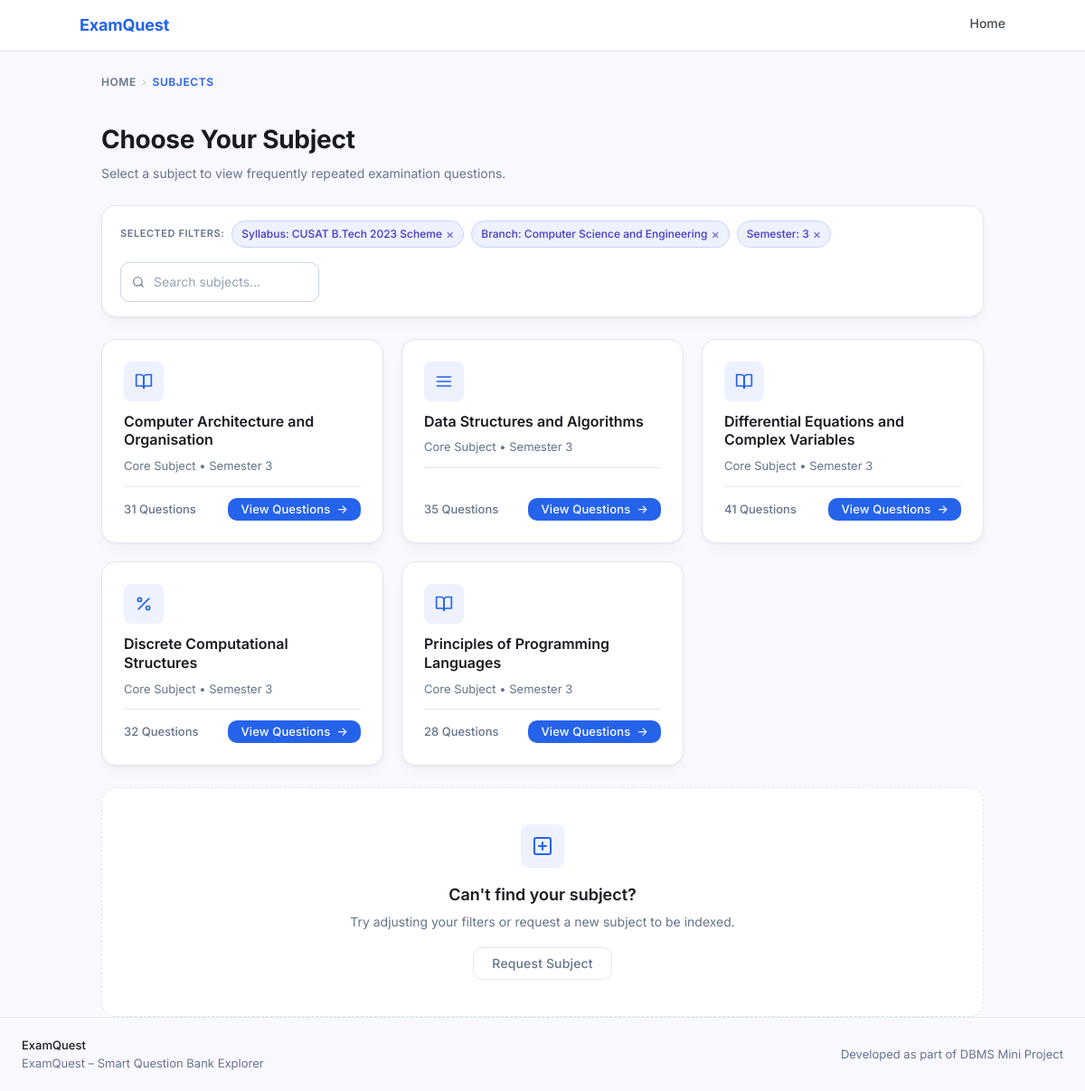
Page /subject.php?syllabus_id=1&branch_id=2&semester=3 on the committed database.
### tables this page shows
CREATE TABLE syllabus (
    syllabus_id     INT AUTO_INCREMENT PRIMARY KEY,
    regulation_year VARCHAR(100) NOT NULL
);

CREATE TABLE branch (
    branch_id   INT AUTO_INCREMENT PRIMARY KEY,
    branch_name VARCHAR(100) NOT NULL
);

CREATE TABLE subject (
    subject_id   INT AUTO_INCREMENT PRIMARY KEY,
    subject_name VARCHAR(200) NOT NULL,
    semester     VARCHAR(10)  NOT NULL,
    subject_type VARCHAR(50)  NOT NULL DEFAULT 'Core Subject',
    syllabus_id  INT NOT NULL,
    branch_id    INT NOT NULL,
    UNIQUE KEY uq_subject (subject_name(150), semester, syllabus_id, branch_id),
    FOREIGN KEY (syllabus_id) REFERENCES syllabus(syllabus_id) ON DELETE CASCADE,
    FOREIGN KEY (branch_id)   REFERENCES branch(branch_id)     ON DELETE CASCADE
);

### subject.php (the view, shortened to what this page needs)
<?php
require_once 'db.php';
$syllabus_id = intval($_GET['syllabus_id'] ?? 0);
$branch_id   = intval($_GET['branch_id']   ?? 0);
$semester    = trim($_GET['semester']       ?? '');
$stmt = $conn->prepare('SELECT regulation_year FROM syllabus WHERE syllabus_id = ?');
$stmt->bind_param('i', $syllabus_id);
$stmt->execute();
$syllabus_label = $stmt->get_result()->fetch_assoc()['regulation_year'] ?? 'Unknown';
$stmt = $conn->prepare('SELECT branch_name FROM branch WHERE branch_id = ?');
$stmt->bind_param('i', $branch_id);
$stmt->execute();
$branch_label = $stmt->get_result()->fetch_assoc()['branch_name'] ?? 'Unknown';
$stmt = $conn->prepare('
    SELECT s.subject_id, s.subject_name, s.semester, s.subject_type,
           COUNT(q.question_id) AS question_count
    FROM subject s
    LEFT JOIN questions q ON q.subject_id = s.subject_id
    WHERE s.syllabus_id = ? AND s.branch_id = ? AND s.semester = ?
    GROUP BY s.subject_id
    ORDER BY s.subject_name ASC
');
$stmt->bind_param('iis', $syllabus_id, $branch_id, $semester);
$stmt->execute();
$subjects_result = $stmt->get_result();
$subjects = [];
while ($row = $subjects_result->fetch_assoc()) {
    $subjects[] = $row;
}
function getSubjectIconSvg(string $name): string {
    $n = strtolower($name);
    if (str_contains($n, 'formal') || str_contains($n, 'automata') || str_contains($n, 'discrete') || str_contains($n, 'math')) {
        return '<svg xmlns="http://www.w3.org/2000/svg" viewBox="0 0 24 24" fill="none" stroke="currentColor" stroke-width="2" stroke-linecap="round" stroke-linejoin="round"><line x1="19" y1="5" x2="5" y2="19"/><circle cx="6.5" cy="6.5" r="2.5"/><circle cx="17.5" cy="17.5" r="2.5"/></svg>';
    }
    if (str_contains($n, 'data structure') || str_contains($n, 'algorithm')) {
        return '<svg xmlns="http://www.w3.org/2000/svg" viewBox="0 0 24 24" fill="none" stroke="currentColor" stroke-width="2" stroke-linecap="round" stroke-linejoin="round"><line x1="3" y1="12" x2="21" y2="12"/><line x1="3" y1="6" x2="21" y2="6"/><line x1="3" y1="18" x2="21" y2="18"/></svg>';
    }
    return '<svg xmlns="http://www.w3.org/2000/svg" viewBox="0 0 24 24" fill="none" stroke="currentColor" stroke-width="2" stroke-linecap="round" stroke-linejoin="round"><path d="M2 3h6a4 4 0 0 1 4 4v14a3 3 0 0 0-3-3H2z"/><path d="M22 3h-6a4 4 0 0 0-4 4v14a3 3 0 0 1 3-3h7z"/></svg>';
}
?>
<!DOCTYPE html>
<html lang="en">
<head>
    <link rel="stylesheet" href="style.css">
</head>
<body>
<nav class="nav">
    <div class="nav__inner">
        <a href="index.php" class="nav__brand">ExamQuest</a>
        <div class="nav__links">
            <a href="index.php">Home</a>
        </div>
    </div>
</nav>
<main>
    <div class="container">
        <nav class="breadcrumb" aria-label="Breadcrumb">
            <a href="index.php">Home</a>
            <span class="breadcrumb__sep">›</span>
            <span class="breadcrumb__current">Subjects</span>
        </nav>
        <div class="subjects-header">
            <h1>Choose Your Subject</h1>
            <p>Select a subject to view frequently repeated examination questions.</p>
        </div>
        <div class="card filter-bar" style="padding:16px 20px;">
            <div class="filter-bar__left">
                <span class="filter-bar__label">Selected Filters:</span>
                <span class="chip">
                    Syllabus: <?= htmlspecialchars($syllabus_label, ENT_QUOTES, 'UTF-8') ?>
                    <a href="index.php" title="Change syllabus">×</a>
                </span>
                <span class="chip">
                    Branch: <?= htmlspecialchars($branch_label, ENT_QUOTES, 'UTF-8') ?>
                    <a href="index.php" title="Change branch">×</a>
                </span>
                <span class="chip">
                    Semester: <?= htmlspecialchars($semester, ENT_QUOTES, 'UTF-8') ?>
                    <a href="index.php" title="Change semester">×</a>
                </span>
            </div>
            <div class="filter-bar__right">
                <input type="text"
                       id="subjectSearch"
                       class="input input--search"
                       placeholder="Search subjects..."
                       style="width:220px;"
                       aria-label="Search subjects">
            </div>
        </div>
        <?php if (empty($subjects)): ?>
        <div style="text-align:center;padding:60px 24px;color:var(--color-secondary-text);">
            <p style="font-size:16px;margin-bottom:8px;">No subjects available for the selected filters.</p>
            <p style="font-size:14px;">Try going back and selecting a different combination.</p>
            <a href="index.php" class="btn btn--primary" style="margin-top:16px;">← Back to Home</a>
        </div>
        <?php else: ?>
        <div class="subject-grid" id="subjectGrid">
            <?php foreach ($subjects as $subj): ?>
            <div class="card subject-card" data-name="<?= htmlspecialchars(strtolower($subj['subject_name']), ENT_QUOTES, 'UTF-8') ?>">
                <div class="subject-card__icon">
                    <?= getSubjectIconSvg($subj['subject_name']) ?>
                </div>
                <h3 class="subject-card__name"><?= htmlspecialchars($subj['subject_name'], ENT_QUOTES, 'UTF-8') ?></h3>
                <p class="subject-card__meta">
                    <?= htmlspecialchars($subj['subject_type'], ENT_QUOTES, 'UTF-8') ?>
                    &bull; Semester <?= htmlspecialchars($subj['semester'], ENT_QUOTES, 'UTF-8') ?>
                </p>
                <div class="subject-card__divider"></div>
                <div class="subject-card__footer">
                    <span class="subject-card__count"><?= intval($subj['question_count']) ?> Questions</span>
                    <a href="questions.php?subject_id=<?= $subj['subject_id'] ?>&syllabus_id=<?= $syllabus_id ?>&branch_id=<?= $branch_id ?>&semester=<?= urlencode($semester) ?>"
                       class="btn btn--primary btn--sm">
                        View Questions &nbsp;→
                    </a>
                </div>
            </div>
            <?php endforeach; ?>
        </div>
        <?php endif; ?>
        <div class="card card--dashed empty-state">
            <div class="empty-state__icon">
                <svg xmlns="http://www.w3.org/2000/svg" viewBox="0 0 24 24" fill="none" stroke="currentColor" stroke-width="2" stroke-linecap="round" stroke-linejoin="round"><rect x="3" y="3" width="18" height="18" rx="2"/><line x1="12" y1="8" x2="12" y2="16"/><line x1="8" y1="12" x2="16" y2="12"/></svg>
            </div>
            <h3>Can't find your subject?</h3>
            <p>Try adjusting your filters or request a new subject to be indexed.</p>
            <a href="index.php" class="btn btn--outline">Request Subject</a>
        </div>
    </div>
</main>
<footer class="footer">
    <div>
        <div class="footer__brand">ExamQuest</div>
        <div class="footer__tagline">ExamQuest – Smart Question Bank Explorer</div>
    </div>
    <div class="footer__tagline">Developed as part of DBMS Mini Project</div>
</footer>
</body>
</html>

### rows in the picture
syllabus: regulation_year "CUSAT B.Tech 2023 Scheme"
branch: branch_name "Computer Science and Engineering"
subject: subject_name "Computer Architecture and Organisation", subject_type "Core Subject", semester "3", question_count "31"
subject: subject_name "Data Structures and Algorithms", subject_type "Core Subject", semester "3", question_count "35"
subject: subject_name "Differential Equations and Complex Variables", subject_type "Core Subject", semester "3", question_count "41"
subject: subject_name "Discrete Computational Structures", subject_type "Core Subject", semester "3", question_count "32"
subject: subject_name "Principles of Programming Languages", subject_type "Core Subject", semester "3", question_count "28"

### other values in the picture
$semester "3"
